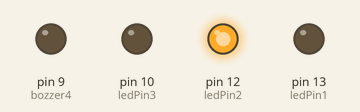
This sketch was run on a simulated Arduino Uno, built with avr-gcc and run on an emulated ATmega328P. On the bench: output pins drawn as LEDs (lit = HIGH).

Above: at 5.0 s.
At 10.5 s:
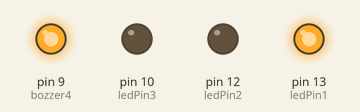
At 16.0 s:
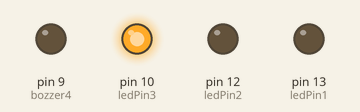
Timing chart, 0 to 28.6 s (numbered marks = the images above):
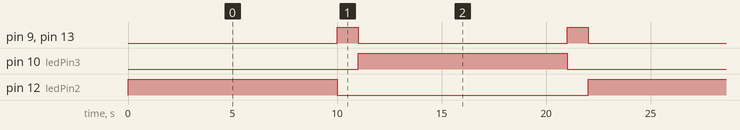

Measured:
- by itself, pin 9 (bozzer4), pin 13 (ledPin1): alternates HIGH for 1.0 s and LOW for 10.0 s
- by itself, pin 10 (ledPin3), pin 12 (ledPin2): alternates HIGH for 10.0 s and LOW for 12.0 s
- by itself, everything shown: repeats every 22.0 s, in 5 steps

The sketch:

Traffic_Light.ino
```cpp
const int ledPin2 = 12;
const int ledPin1 = 13;
const int ledPin3 = 10;
const int bozzer4 =9;
void setup() {
  // Initialize the built-in LED pin as an output
  pinMode(ledPin2, OUTPUT);
  pinMode(ledPin1, OUTPUT);
   pinMode(ledPin3, OUTPUT);
   pinMode(bozzer4, OUTPUT);
}

void loop() {
  digitalWrite(ledPin2, HIGH);   // Turn the LED on
  delay(10000);                       // Wait for 1 second
  digitalWrite(ledPin2, LOW);    // Turn the LED off


   digitalWrite(ledPin1, HIGH);
   digitalWrite(bozzer4, HIGH);
  delay(1000);                       // Wait for 1 second
  digitalWrite(ledPin1, LOW);
    digitalWrite(bozzer4, LOW);   // Turn the LED off


   digitalWrite(ledPin3, HIGH);
     delay(10000);                     // Wait for 1 second
  digitalWrite(ledPin3, LOW);

  // Turn the LED offdelay(0);


  digitalWrite(ledPin1, HIGH);
   digitalWrite(bozzer4, HIGH);  // Turn the LED on
  delay(1000);                       // Wait for 1 second
  digitalWrite(ledPin1, LOW);
    digitalWrite(bozzer4, LOW);   // Turn the LED off
  delay(0);                       // Wait for 1 second
}
```
